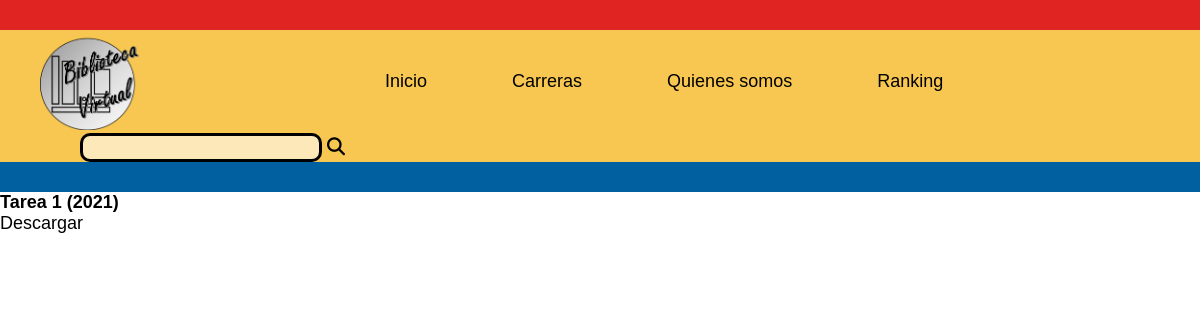
The app's page /fis110/, older data.
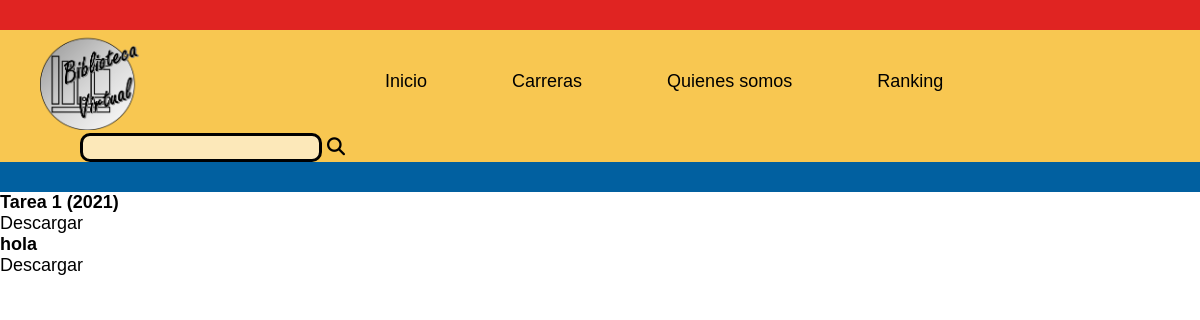
The same page, newer data.
### Biblio/models.py (models this page shows, shortened)
class Post(models.Model):
    titulo=models.CharField(max_length=50)
    user = models.ForeignKey(User, on_delete=models.CASCADE, related_name='posts')
    timestap = models.DateTimeField(default=timezone.now)
    ramo = models.CharField(max_length=7)
    archivo = models.FileField(upload_to="myfolder/", blank=True, null=True)
    class meta:
        ordering = ['-timestap']

### Biblio/views.py (the view)
# urls.py: path('fis110/', fis110),
def fis110(request):
    posts = Post.objects.all()
    context= {'posts': posts}
    return render(request,"base.html",context)

### templates/base.html (shortened to what this page needs)
<head>
</head>
<body>
    {%include "Barrafija.html"%}
        <article>
        <div class="container-article">
            <div class="container-article">
            {%for post in posts%}
                <h2 class="titulo"><a href="#">{{post.titulo}}</a></h2>
                <a class="archivo" href={{post.archivo.url}} download> Descargar </a>
            {%endfor%}
        </div>
        </article>
</body>

Row changes from the older to the newer data that the page shows:
added Post: titulo "hola"
